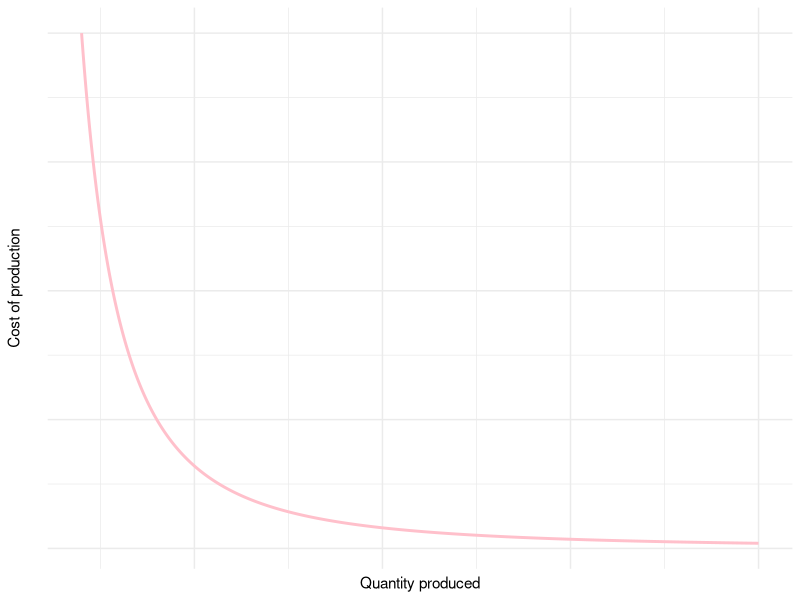

This chart was generated by the following R code: (Note: this script raises an error after producing the figure.)
## ---- chunk 1
library(tidyverse)
theme_set(theme_minimal())
## ---- chunk 2
x <- seq(1, 10, 0.01)
returns_to_scale <- tibble(x = x, y = x^-2)

ggplot(returns_to_scale, aes(x, y)) +
  geom_line(color = "pink", size = 1) +
  xlab("Quantity produced") + ylab("Cost of production\n") +
  theme(
        axis.text.x=element_blank(),
        axis.ticks.x=element_blank(),
        axis.text.y=element_blank(),
        axis.ticks.y=element_blank()
        )
## ---- chunk 3
knitr::include_graphics("img/pay-by-experience.png")
## ---- chunk 4
knitr::include_graphics("https://imgs.xkcd.com/comics/is_it_worth_the_time.png")
